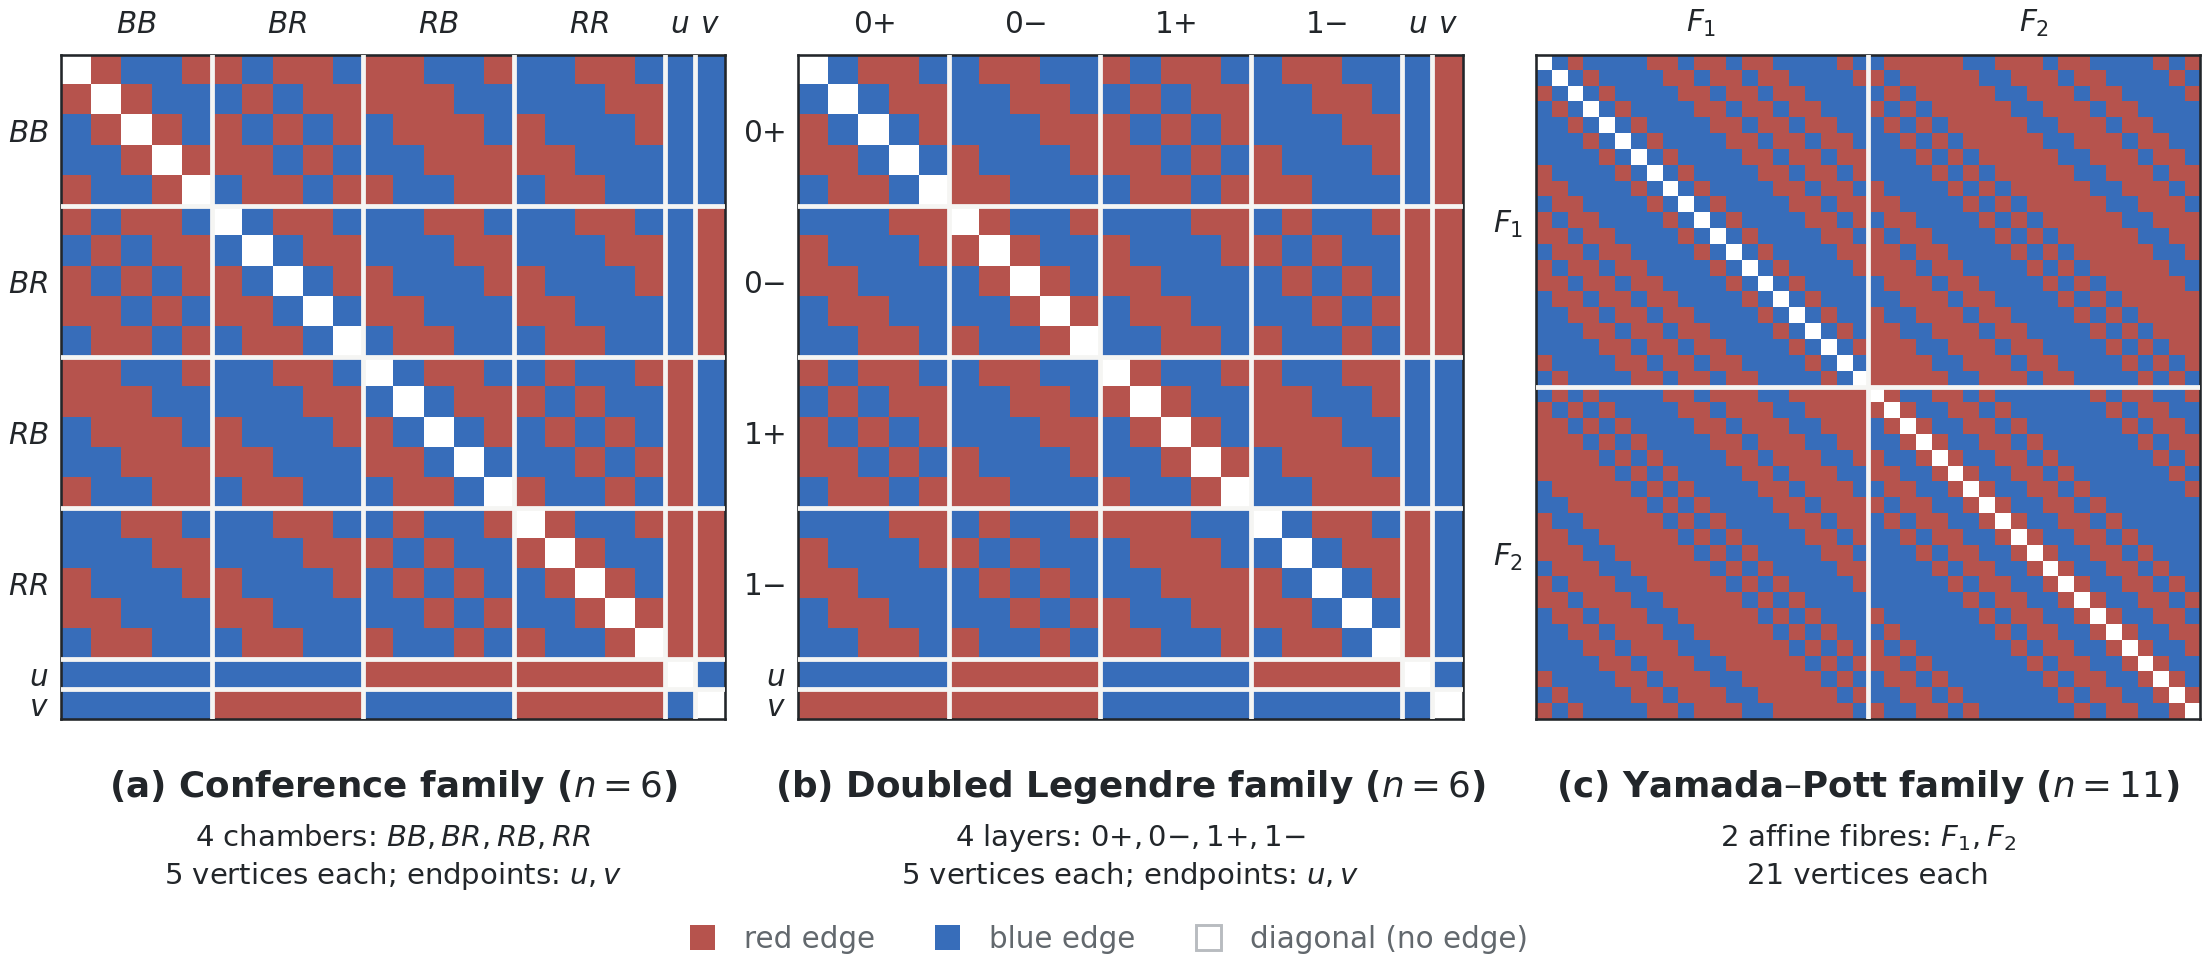

Write the Python code that produced this figure.
#!/usr/bin/env python3
"""Render block-ordered adjacency matrices for the three book families."""

from __future__ import annotations

import hashlib
import json
import os
import tempfile
from pathlib import Path

os.environ.setdefault("MPLCONFIGDIR", os.path.join(tempfile.gettempdir(), "book_ramsey_mplconfig"))

import matplotlib

matplotlib.use("Agg")
import matplotlib.pyplot as plt
from matplotlib.colors import BoundaryNorm, ListedColormap
from matplotlib.lines import Line2D
import numpy as np
from PIL import Image


HERE = Path(__file__).resolve().parent
OUT = HERE
OUT.mkdir(parents=True, exist_ok=True)

INK = "#22262A"
MID_INK = "#62686D"
RED = "#B6534D"
BLUE = "#376DBA"
WHITE = "#FFFFFF"
SEPARATOR = "#F5F5F3"


# Upper-triangular adjacency strings, read column by column.  These are the
# exact verified examples shown in the figure, extracted from the accompanying
# construction notebooks.
GRAPH_CERTIFICATES = [
    {
        "key": "S1",
        "name": "Conference family",
        "n": 6,
        "sha256": "84ce382953bf24a148b0476e5b3179f373c7276b56768257c454df80f5e5dd90",
        "bits": """
            101001100110110010110101011011010110011010110110010011011100000110011101000110001111100011
            010011011000110001100011001001000110001110100110001100010101001110001100000101001011000110
            010010100100000000001111111111000001111100000111110
        """,
    },
    {
        "key": "S2",
        "name": "Doubled Legendre family",
        "n": 6,
        "sha256": "29f0688397a1d4ac8f1453b7b172a6eaad529236293fe6e55ea97ce3852e98a3",
        "bits": """
            010110011000011100011110000101100001001101001101100110001011001101101010001101110101000100
            101101110001001000110100111100100011010001110011000010100011110011000010110011110001101001
            011001011000000111110000011111111111111100000000000
        """,
    },
    {
        "key": "S3",
        "name": "Yamada–Pott family",
        "n": 11,
        "sha256": "22c2a5e7bb2ebee5b112a38f2b64f56a34a16eedca1542826a0985b855492506",
        "bits": """
            010010001000010000010100001011000010011000010101100001011011000010011011000010101101100001
            011011011000010011011011000010001101101100001000011011011000010000011011011000010100001101
            101100001001000011011011000010010100001101110011111101010000110111001111111010100001101110
            011101111010100001101110011001111101010000110111001100111111010100001101110011001011111010
            100001101110011001001111101010000110111101100110011111010100001101101011001110011111010100
            001101001011001111001111101010000110000101100101110011111010100001100001011001101110011111
            010100001000001011001110111001111101010000000000101100101101110011111010100010000001011001
            001101110011111010100010000001011001000110111001111101010101000000101100100001101110011111
            010111010000001011001100001101110011111010011010000001011001010000110111001111101001101000
            000101100110100001101110011111010011010000001011001
        """,
    },
]


def masks_from_adjacency_string(bits: str, vertex_count: int) -> tuple[int, ...]:
    bits = "".join(bits.split())
    expected = vertex_count * (vertex_count - 1) // 2
    if len(bits) != expected:
        raise ValueError(f"certificate has {len(bits)} bits, expected {expected}")
    masks = [0] * vertex_count
    cursor = 0
    for j in range(1, vertex_count):
        for i in range(j):
            if bits[cursor] == "1":
                masks[i] |= 1 << j
                masks[j] |= 1 << i
            cursor += 1
    return tuple(masks)


def audit_book_coloring(masks: tuple[int, ...], n: int) -> dict[str, int | bool]:
    """Check that red avoids B_(n-1) and blue avoids B_n."""
    vertex_count = 4 * n - 2
    if len(masks) != vertex_count:
        raise ValueError(f"got {len(masks)} vertices, expected {vertex_count}")
    universe = (1 << vertex_count) - 1
    complement = tuple(universe ^ (1 << i) ^ masks[i] for i in range(vertex_count))
    red_max = blue_max = -1
    red_edges = 0
    for j in range(1, vertex_count):
        for i in range(j):
            if (masks[j] >> i) & 1:
                red_edges += 1
                red_max = max(red_max, (masks[i] & masks[j]).bit_count())
            else:
                blue_max = max(blue_max, (complement[i] & complement[j]).bit_count())
    return {
        "vertices": vertex_count,
        "red_edges": red_edges,
        "blue_edges": vertex_count * (vertex_count - 1) // 2 - red_edges,
        "max_red_pages": red_max,
        "max_blue_pages": blue_max,
        "valid": red_max <= n - 2 and blue_max <= n - 1,
    }


def load_small_graphs() -> list[dict[str, object]]:
    graphs = []
    for certificate in GRAPH_CERTIFICATES:
        bits = "".join(certificate["bits"].split())
        if hashlib.sha256(bits.encode()).hexdigest() != certificate["sha256"]:
            raise ValueError(f"checksum mismatch for {certificate['key']}")
        masks = masks_from_adjacency_string(bits, 4 * certificate["n"] - 2)
        audit = audit_book_coloring(masks, certificate["n"])
        if not audit["valid"]:
            raise AssertionError(f"invalid book coloring for {certificate['key']}: {audit}")
        graph = dict(certificate)
        graph["masks"] = masks
        graph["audit"] = audit
        graphs.append(graph)
        print(certificate["key"], audit)
    return graphs


def adjacency_image(masks: tuple[int, ...]) -> np.ndarray:
    order = len(masks)
    image = np.zeros((order, order), dtype=np.uint8)
    for i in range(order):
        for j in range(order):
            if i == j:
                image[i, j] = 2
            elif (masks[i] >> j) & 1:
                image[i, j] = 1
    return image


def group_metadata(graph: dict[str, object]) -> tuple[list[int], list[str]]:
    if graph["key"] == "S1":
        sizes = [5, 5, 5, 5, 1, 1]
        labels = [r"$BB$", r"$BR$", r"$RB$", r"$RR$", r"$u$", r"$v$"]
    elif graph["key"] == "S2":
        sizes = [5, 5, 5, 5, 1, 1]
        labels = [r"$0{+}$", r"$0{-}$", r"$1{+}$", r"$1{-}$", r"$u$", r"$v$"]
    else:
        sizes = [21, 21]
        labels = [r"$F_1$", r"$F_2$"]
    assert sum(sizes) == len(graph["masks"])
    return sizes, labels


def draw_matrix(ax: plt.Axes, graph: dict[str, object]) -> None:
    matrix = adjacency_image(graph["masks"])
    order = matrix.shape[0]
    cmap = ListedColormap([BLUE, RED, WHITE])
    norm = BoundaryNorm([-0.5, 0.5, 1.5, 2.5], cmap.N)
    ax.imshow(matrix, cmap=cmap, norm=norm, interpolation="nearest", origin="upper")

    sizes, labels = group_metadata(graph)
    starts = np.cumsum([0] + sizes[:-1]).tolist()
    centers = [start + (size - 1) / 2 for start, size in zip(starts, sizes)]

    boundaries = np.cumsum(sizes)[:-1]
    for boundary in boundaries:
        ax.axhline(boundary - 0.5, color=SEPARATOR, linewidth=1.15, zorder=4)
        ax.axvline(boundary - 0.5, color=SEPARATOR, linewidth=1.15, zorder=4)

    ax.set_xticks(centers, labels)
    ax.set_yticks(centers, labels)
    ax.xaxis.tick_top()
    ax.tick_params(axis="x", length=0, pad=4.0, labelsize=7.1, colors=INK)
    ax.tick_params(axis="y", length=0, pad=3.0, labelsize=7.1, colors=INK)
    ax.set_xlim(-0.5, order - 0.5)
    ax.set_ylim(order - 0.5, -0.5)
    ax.set_aspect("equal")
    for spine in ax.spines.values():
        spine.set_color(INK)
        spine.set_linewidth(0.62)


def nonwhite_bounds(image: np.ndarray, threshold: int = 249) -> tuple[int, int, int, int]:
    mask = np.any(image[:, :, :3] < threshold, axis=2)
    ys, xs = np.where(mask)
    return int(xs.min()), int(ys.min()), int(xs.max()), int(ys.max())


def main() -> None:
    graphs = load_small_graphs()
    plt.rcParams.update(
        {
            "font.family": "sans-serif",
            "font.sans-serif": ["DejaVu Sans"],
            "mathtext.fontset": "dejavusans",
            "figure.facecolor": "white",
            "savefig.facecolor": "white",
            "pdf.fonttype": 42,
            "ps.fonttype": 42,
        }
    )

    fig = plt.figure(figsize=(7.45, 3.75), dpi=300)
    grid = fig.add_gridspec(
        1,
        3,
        left=0.035,
        right=0.992,
        top=0.860,
        bottom=0.255,
        wspace=0.110,
    )
    axes = [fig.add_subplot(grid[0, column]) for column in range(3)]
    for ax, graph in zip(axes, graphs):
        draw_matrix(ax, graph)

    details = [
        (
            r"Conference family ($n=6$)",
            r"4 chambers: $BB,BR,RB,RR$",
            r"5 vertices each; endpoints: $u,v$",
        ),
        (
            r"Doubled Legendre family ($n=6$)",
            r"4 layers: $0{+},0{-},1{+},1{-}$",
            r"5 vertices each; endpoints: $u,v$",
        ),
        (
            r"Yamada–Pott family ($n=11$)",
            r"2 affine fibres: $F_1,F_2$",
            r"21 vertices each",
        ),
    ]
    for index, (ax, (name, structure, size_detail)) in enumerate(zip(axes, details)):
        box = ax.get_position()
        fig.text(
            (box.x0 + box.x1) / 2,
            0.202,
            f"({chr(97 + index)}) {name}",
            ha="center",
            va="center",
            fontsize=8.6,
            fontweight="bold",
            color=INK,
        )
        fig.text(
            (box.x0 + box.x1) / 2,
            0.157,
            structure,
            ha="center",
            va="center",
            fontsize=7.0,
            color=INK,
        )
        fig.text(
            (box.x0 + box.x1) / 2,
            0.123,
            size_detail,
            ha="center",
            va="center",
            fontsize=7.0,
            color=INK,
        )

    handles = [
        Line2D([0], [0], marker="s", linestyle="none", markerfacecolor=RED, markeredgecolor="none", markersize=6, label="red edge"),
        Line2D([0], [0], marker="s", linestyle="none", markerfacecolor=BLUE, markeredgecolor="none", markersize=6, label="blue edge"),
        Line2D([0], [0], marker="s", linestyle="none", markerfacecolor=WHITE, markeredgecolor="#B8BCC0", markeredgewidth=0.7, markersize=6, label="diagonal (no edge)"),
    ]
    fig.legend(
        handles=handles,
        loc="lower center",
        bbox_to_anchor=(0.5, 0.030),
        ncol=3,
        frameon=False,
        columnspacing=1.45,
        handletextpad=0.42,
        fontsize=7.1,
        labelcolor=MID_INK,
    )

    stem = OUT / "book_family_adjacency_matrices"
    fig.savefig(stem.with_suffix(".png"), dpi=300, bbox_inches="tight", pad_inches=0.025)
    fig.savefig(stem.with_suffix(".pdf"), bbox_inches="tight", pad_inches=0.025)
    fig.canvas.draw()

    saved = np.asarray(Image.open(stem.with_suffix(".png")).convert("RGB"))
    saved_h, saved_w = saved.shape[:2]
    matrix_boxes = []
    for ax in axes:
        extent = ax.get_window_extent()
        # Convert Matplotlib's bottom-origin canvas coordinates to saved-image
        # coordinates after the tight crop using the content bounds.
        matrix_boxes.append(
            {
                "width_px_before_tight_crop": round(extent.width, 1),
                "height_px_before_tight_crop": round(extent.height, 1),
            }
        )
    # The gridspec gives exact, equal horizontal gaps; report them independently
    # of the tight outer crop.
    gap_px = axes[1].get_window_extent().x0 - axes[0].get_window_extent().x1
    metrics = {
        "saved_png_pixels": [saved_w, saved_h],
        "matrix_boxes": matrix_boxes,
        "inter_matrix_gap_pixels": round(gap_px, 1),
        "inter_matrix_gap_percent_of_saved_width": round(100 * gap_px / saved_w, 3),
        "nonwhite_bounds_saved_png": nonwhite_bounds(saved),
    }
    (HERE / "book_family_adjacency_matrices_layout.json").write_text(
        json.dumps(metrics, indent=2) + "\n"
    )
    print(json.dumps(metrics, indent=2))
    plt.close(fig)


if __name__ == "__main__":
    main()
